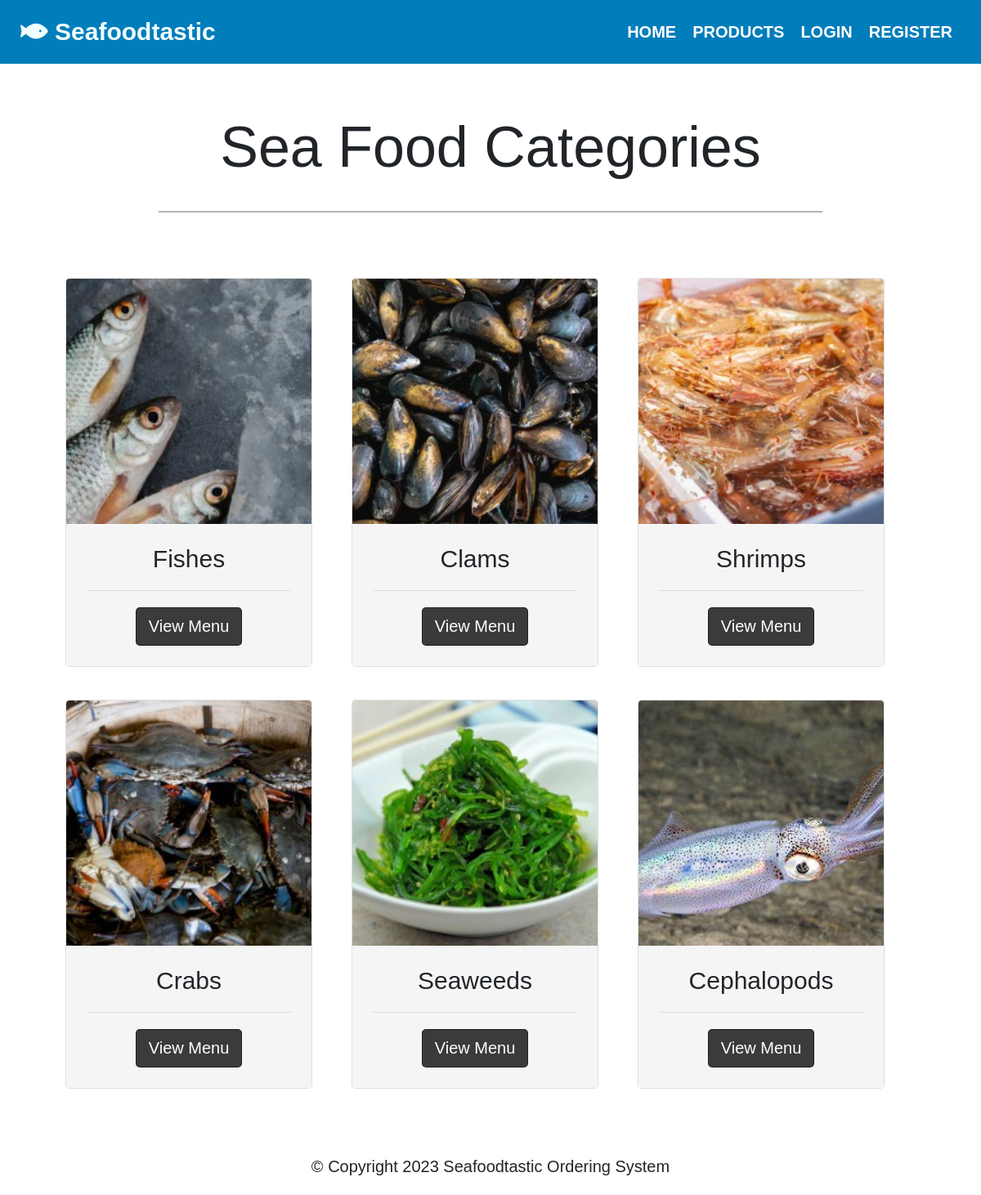
The app's page /index.php/category with its own data.
### tables this page shows
CREATE TABLE `category` (
  `category_id` int(11) NOT NULL,
  `category_name` varchar(255) NOT NULL,
  `description` varchar(999) NOT NULL,
  `img` text NOT NULL
);

### application/controllers/Category.php (called while the page is built, shortened)
<?php
class Category extends CI_Controller {
	public function index()
	{
		$this->load->model('Category_model');
		$categories= $this->Category_model->getCategoryInfo();
		$data['categories'] = $categories;
		$this->load->view('front/partials/header');
		$this->load->view('front/category',$data);
		$this->load->view('front/partials/footer');
	}
}

### index.php (called while the page is built, shortened)
<?php
require_once BASEPATH.'core/CodeIgniter.php';

### application/models/Category_model.php (called while the page is built, shortened)
<?php
class Category_model extends CI_Model {
    public function getCategoryInfo() {
        $this->db->select('*');
        $this->db->from('category');
        $result = $this->db->get()->result_array();
        return $result;
    }
}

### application/views/front/category.php (the view)
<div class="container-fluid padding">
    <div class="row welcome text-center welcome">
        <div class="col-12">
            <h1 class="display-4">Sea Food Categories</h1>
        </div>
        <hr>
    </div>
</div>
<div class="container text-center padding dish-card">
    <div class="row container">
        <?php if(!empty($categories)) { ?>
        <?php foreach($categories as $category) { ?>
        <div class="col-md-6 col-lg-4 d-flex align-items-stretch">
            <div class="card mb-15 shadow-sm">
                <?php $image = $category['img'];?>
                <img class="card-img-top" src="<?php echo base_url().'public/uploads/category/thumb/'.$image; ?>">
                <div class="card-body">
                    <h4 class="card-title"><?php echo $category['category_name']; ?></h4>
                    <hr>
                    <a href="<?php echo base_url().'product/list/'.$category['category_id']; ?>" class="btn btn-primary">View
                        Menu</a>
                </div>
            </div>
        </div>
        <?php } ?>
        <?php } else { ?>
        <h1>No records found</h1>
        <?php } ?>
    </div>
</div>

### application/views/front/partials/header.php (shortened to what this page needs)
<!DOCTYPE html>
<html lang="en">
<head>
    <link rel="stylesheet" href="<?php echo base_url().'assets/css/bootstrap.min.css';?>">
    <link rel="stylesheet" type="text/css" href="<?php echo base_url('/assets/css/style.css'); ?>">
</head>
<body>
    <nav class="navbar navbar-expand-md navbar-light navbar-custom sticky-top">
        <div class="container-fluid">
            <a class="navbar-brand" href="<?php echo base_url().'home/index';?>"><i class="fas fa-fish"></i> Seafoodtastic</a>
            <div class="collapse navbar-collapse" id="navbarRes">
                <ul class="navbar-nav ml-auto">
                    <li class="nav-item active">
                        <a class="nav-link" href="<?php echo base_url().'home/index';?>">HOME</a>
                    </li>
                    <li class="nav-item">
                        <a class="nav-link active" href="<?php echo base_url().'category/index';?>">PRODUCTS</a>
                    </li>
                    <?php $user = $this->session->userdata('user');
                    if(empty($user)) {
                    ?>
                    <li class="nav-item active">
                        <a class="nav-link" href="<?php echo base_url().'login';?>">LOGIN</a>
                    </li>
                    <li class="nav-item active">
                        <a class="nav-link" href="<?php echo base_url().'singup/index'?>">REGISTER</a>
                    </li>
                    <?php } ?>
                </ul>
            </div>
        </div>
    </nav>

### application/views/front/partials/footer.php
<footer class="section p-3 bg-white text-black">
    <div class="text-center">&copy; Copyright <?php echo date("Y"); ?> Seafoodtastic Ordering System</div>
</footer>
</body>
</html>

### assets/css/style.css (style rules this page uses)
html, body { height: 100%; width: 100%; font-family: 'Varela Round', sans-serif; font-size: 20px; background-image: url('https://images.pexels.com/photos/242236/pexels-photo-242236.jpeg?cs=srgb&dl=pexels-lorenzo-242236.jpg&fm=jpg'); }
.navbar { padding: 0.5rem; background-color: #007dbb; color: #000000; }
.navbar-brand { font-family: Verdana, Geneva, Tahoma, sans-serif; font-weight: bold; font-size: 1.5rem; color: #F0FFFF !important; }
.navbar li { padding-right: 0px; }
.nav-link { font-family: Verdana, Geneva, Tahoma, sans-serif; font-weight: bold; font-size: 1em !important; color: #ffffff !important; }
.btn-primary { background-color: #1a1919d8; border: 1px solid #1a1919d8; }
.padding { padding-left: 1.5rem; padding-right: 1.5rem; padding-bottom: 2rem; }
.welcome { width: 75%; margin: 0 auto; padding-top: 2rem; }
.welcome hr { border-top: 2px solid #b4b4b4; width: 95%; margin-top: 0.3rem; margin-bottom: 1rem; }
.dish-card .card-img-top { width: 300px; height: 300px; object-fit: cover; }
.dish-card .card-body { width: 300px; background-color: #f5f5f5; }
[class*="col-"] { padding: 1rem; }

### records on screen
category: img (picture), category_name "Fishes"
category: img (picture), category_name "Clams"
category: img (picture), category_name "Shrimps"
category: img (picture), category_name "Crabs"
category: img (picture), category_name "Seaweeds"
category: img (picture), category_name "Cephalopods"
